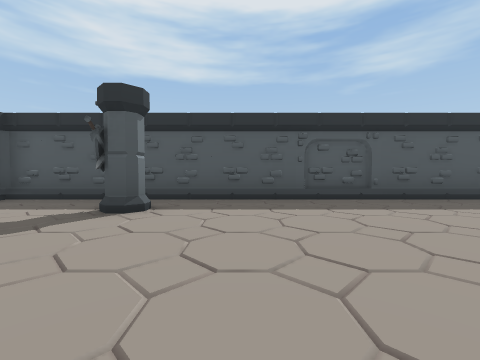
view 1 (above)

16 first-person views from a walk through a 3-D level made in the Unity game engine. The camera is 1.3 m above the floor, tilts 2° down and sees 90° across. The floor is counted in squares, 2 m on a side. Each view is taken from the middle of a square. On the plan, view 1 faces up. The plan holds only what a view shows up to about 9 squares ahead; the rest is blank. The place goes on beyond the plan. The player character is not drawn. Some animated figures are left out.

view 2
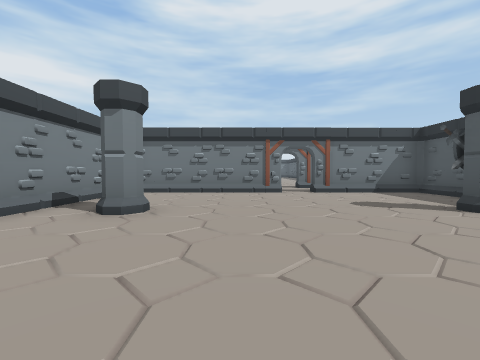

view 3
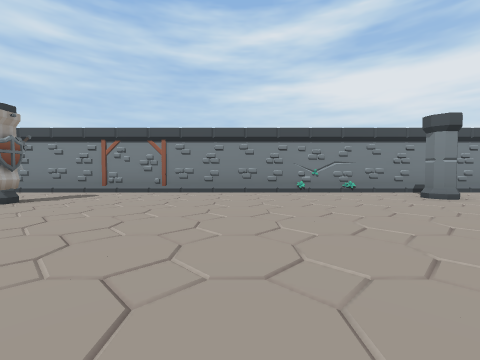

view 4
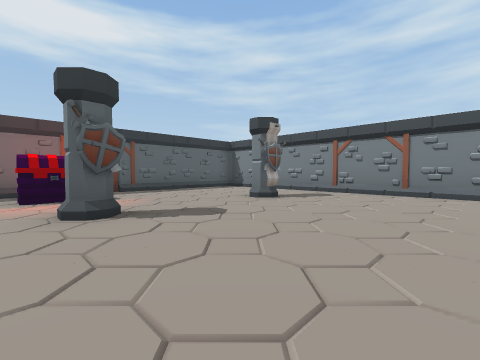

view 5
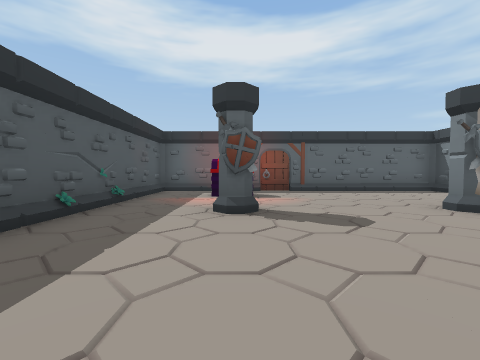

view 6
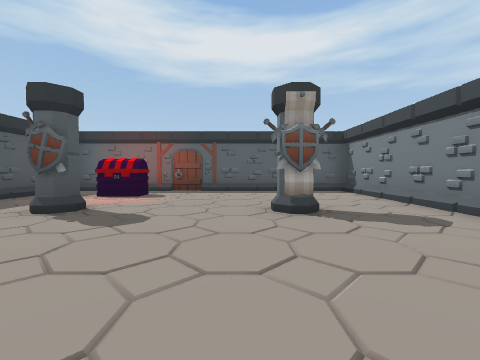

view 7
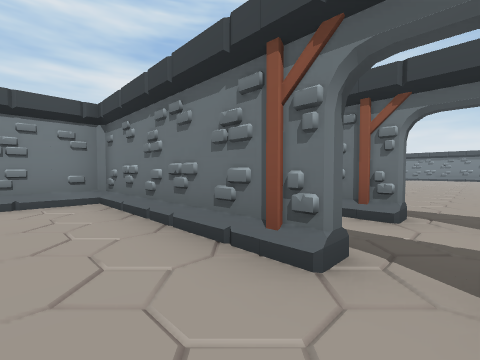

view 8
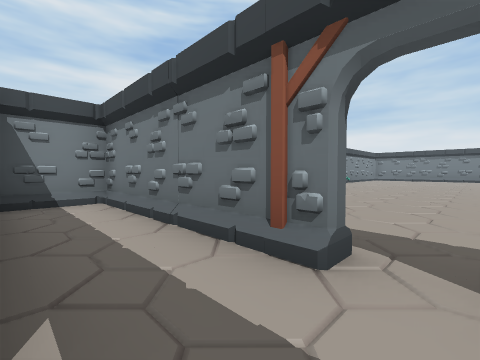

view 9
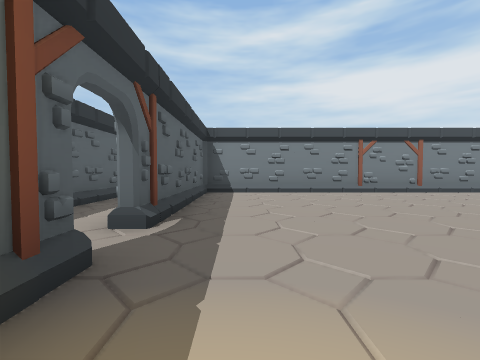

view 10
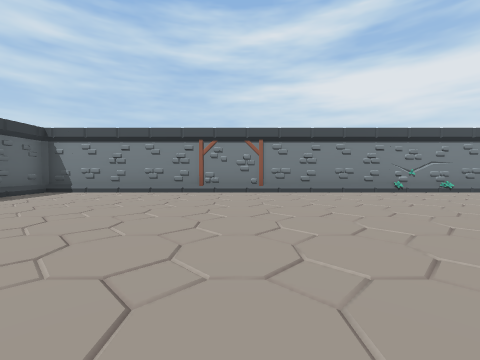

view 11
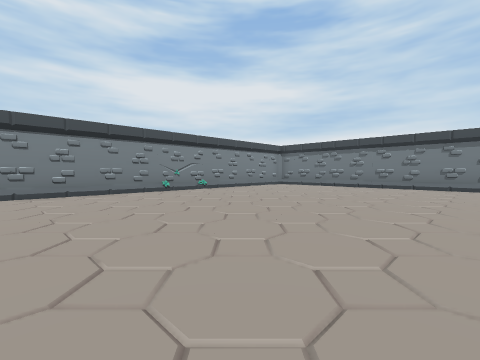

view 12
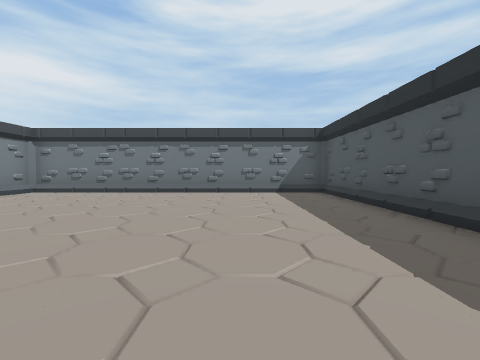

view 13
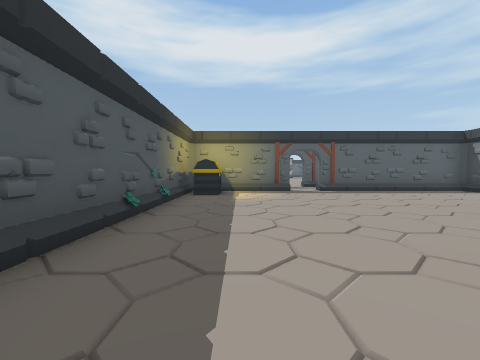

view 14
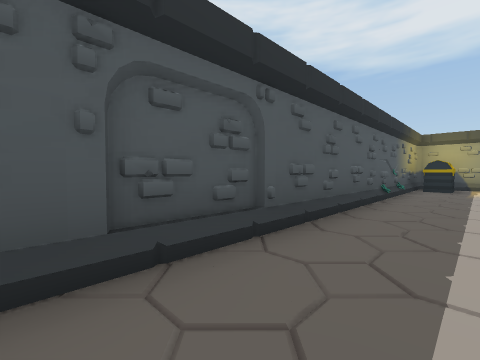

view 15
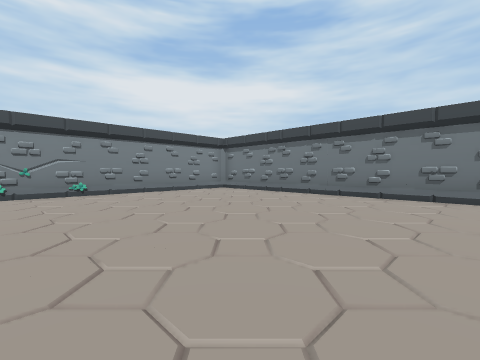

view 16
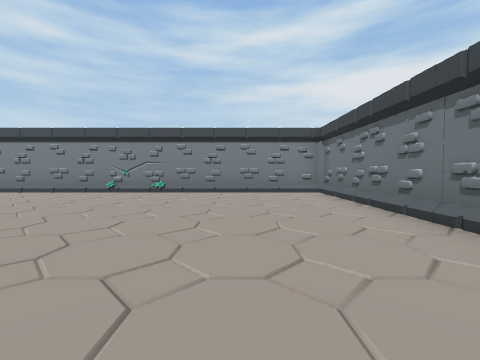

### Floor plan
Ten units are one square. View 1 is at (0, 0); x grows to the right and y downward. Boxes are objects, and circles mark ways between rooms. Rooms are numbered by the first view taken in them; rooms with no view inside come last. Other rooms are left out.
<svg viewBox="-261 -63 388 106">
<path fill="none" stroke="#000" d="M1 34 11 36M89 -58 75 -55M92 -55 80 -58M-55 -14 -55 36 122 36 122 -57 -55 -57 -55 -22M-201 34 -188 36M-200 38 -189 35M-108 -55 -121 -58M-79 -22 -79 -57 -256 -57 -256 36 -79 36 -79 -14M-76 -14 -76 36 -59 36M-58 24 -58 5"/>
<rect x="-25" y="15" width="10" height="10" fill="#bbb"><title>pillar</title></rect>
<rect x="-25" y="-45" width="10" height="10" fill="#bbb"><title>pillar</title></rect>
<rect x="75" y="5" width="10" height="10" fill="#bbb"><title>pillar</title></rect>
<rect x="75" y="-35" width="10" height="10" fill="#bbb"><title>pillar</title></rect>
<rect x="105" y="-35" width="10" height="10" fill="#bbb"><title>chest</title></rect>
<rect x="-95" y="-55" width="10" height="10" fill="#bbb"><title>container</title></rect>
<circle cx="-60" cy="-20" r="3" fill="#2a7"/>
<circle cx="-80" cy="-20" r="3" fill="#2a7"/>
<text x="30" y="-10">1</text>
<text x="-170" y="-10">2</text>
<text x="-70" y="-10">3</text>
</svg>
Room 1 opens to room 3. Room 2 opens to room 3.

Where each view was taken, in squares from view 1:
view 1: 0 up, 0 right, facing up
view 2: 0 up, 2 right, facing left
view 3: 4 up, 3 right, facing down
view 4: 4 up, 4 right, facing down-right
view 5: 3 up, 4 right, facing right
view 6: 0 up, 4 right, facing right
view 7: 2 up, 4 left, facing down-left
view 8: 2 up, 6 left, facing down-left
view 9: 4 up, 9 left, facing down
view 10: 4 up, 14 left, facing down
view 11: 4 up, 15 left, facing down-left
view 12: 3 up, 18 left, facing left
view 13: 4 up, 16 left, facing right
view 14: 4 up, 19 left, facing up-right
view 15: 4 up, 19 left, facing down-left
view 16: 4 up, 23 left, facing down
